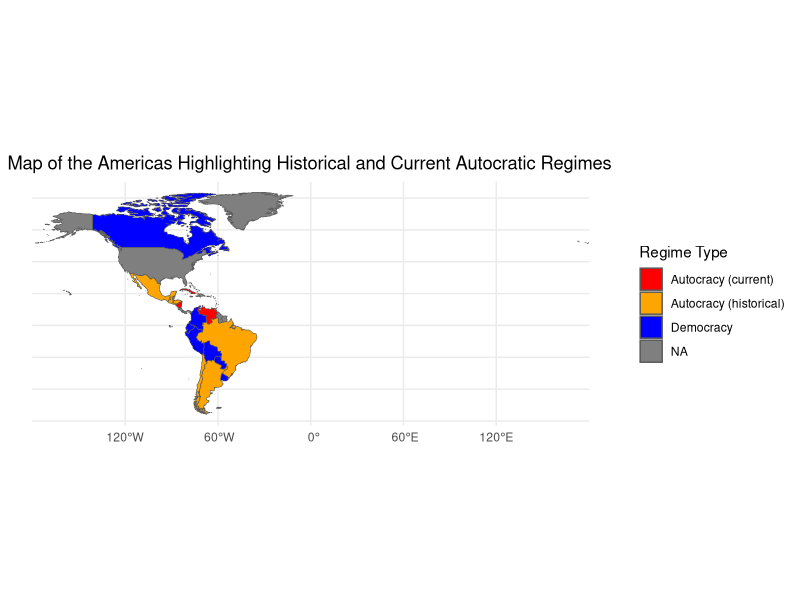

Reproduce this figure in R.
library(sf)
library(ggplot2)
library(rnaturalearth)
library(rnaturalearthdata)
library(dplyr)

# Cargar datos del mapa mundial
world <- ne_countries(scale = "medium", returnclass = "sf")

# Filtrar por América
americas <- world %>% filter(continent %in% c("North America", "South America"))

# Definir los regímenes autocráticos históricos y actuales
countries_americas <- data.frame(
  name = c('Argentina', 'Brazil', 'Chile', 'Cuba', 'Mexico', 'Nicaragua', 'Venezuela',
           'United States', 'Canada', 'Colombia', 'Peru', 'Ecuador', 'Bolivia',
           'Paraguay', 'Uruguay', 'Guatemala', 'Honduras', 'El Salvador',
           'Haiti', 'Dominican Republic'),
  regime = c('Autocracy (historical)', 'Autocracy (historical)', 'Autocracy (historical)',
             'Autocracy (current)', 'Autocracy (historical)', 'Autocracy (current)',
             'Autocracy (current)', 'Democracy', 'Democracy', 'Democracy', 'Democracy',
             'Democracy', 'Democracy', 'Democracy', 'Democracy', 'Autocracy (historical)',
             'Autocracy (historical)', 'Autocracy (historical)', 'Autocracy (historical)',
             'Autocracy (historical)')
)

# Unir los datos del régimen con el mapa
americas <- americas %>% left_join(countries_americas, by = c("name" = "name"))

# Crear el mapa
ggplot(data = americas) +
  geom_sf(aes(fill = regime)) +
  scale_fill_manual(values = c('Autocracy (historical)' = 'orange',
                               'Autocracy (current)' = 'red',
                               'Democracy' = 'blue',
                               'Other' = 'grey')) +
  theme_minimal() +
  labs(title = "Map of the Americas Highlighting Historical and Current Autocratic Regimes",
       fill = "Regime Type")
